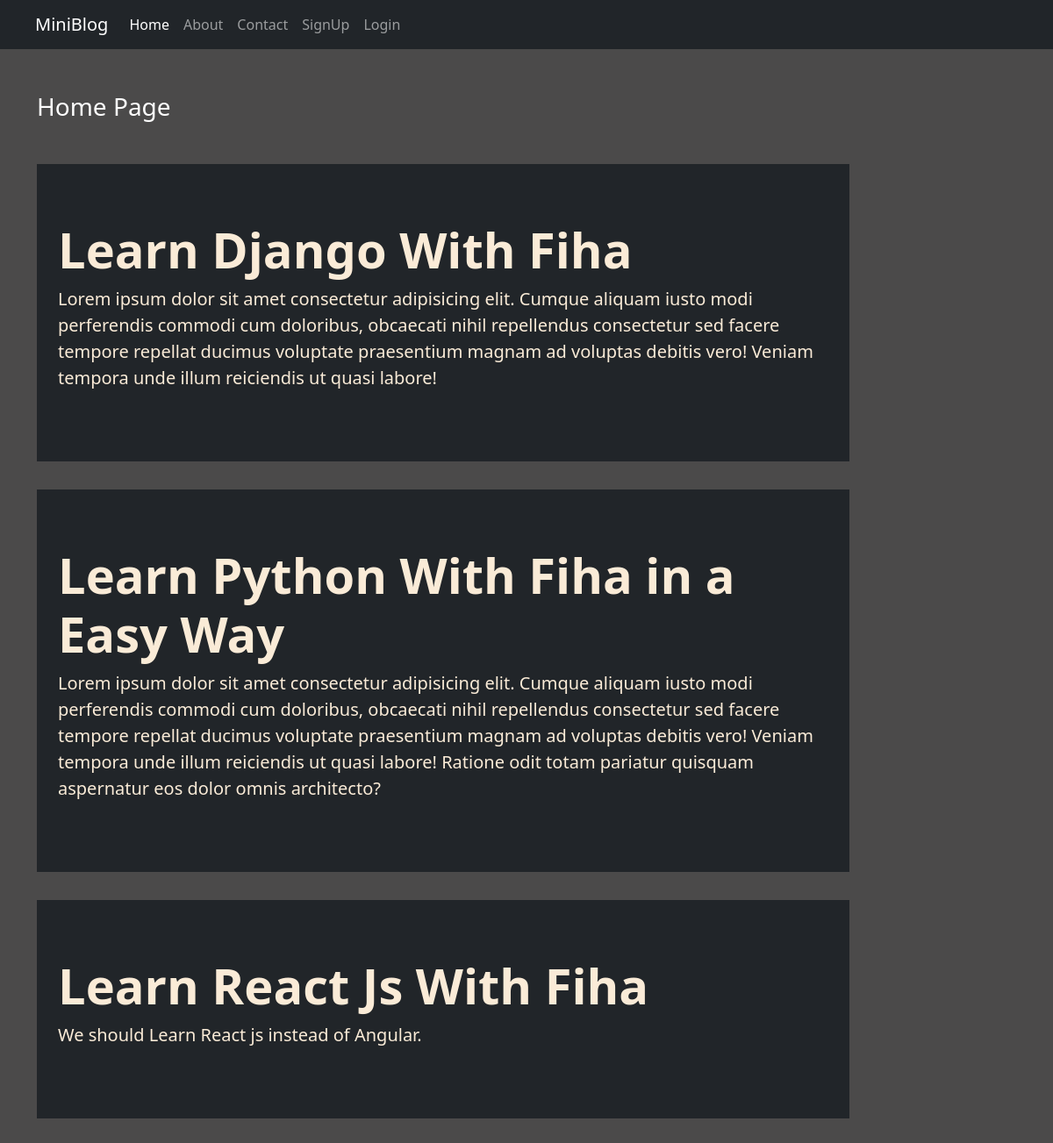
The page / on the database its author committed.
### blog/models.py (models this page shows)
class Post(models.Model):
    title =models.CharField(max_length=150)
    desc= models.TextField()

### blog/views.py (the view)
# urls.py: path('',views.home,name='home'),
def home(request):
    posts= Post.objects.all()
    return render (request,'blog/home.html',{'posts':posts})

### blog/templates/blog/home.html
{% extends 'blog/base.html' %} {% load static %} {% block content %}
<div class="col-sm-10">
  <h3 class="text-white my-5">Home Page</h3>
{% for post in posts  %}
  <div class="jumbotron jumbotron-fluid bg-dark">
    <div class="container">
      <h1 class="display-4 font-weight-bold">{{post.title}}</h1>
      <p class="lead">
        {{post.desc}}
      </p>
    </div>
  </div>
{% endfor %}
</div>
{% endblock content %}

### blog/static/blog/css/style.css (style rules this page uses)
body { background-color: rgb(75, 74, 74); color: antiquewhite; }

### rows shown on the page
Post: title "Learn Django With Fiha", desc "Lorem ipsum dolor sit amet consectetur adipisicing elit. Cumque aliquam iusto modi perferendis commodi cum doloribus, obcaecati nihil repellendus consectetur sed facere tempore repellat ducimus voluptate praesentium magnam ad voluptas debitis vero! Veniam tempora unde illum reiciendis ut quasi labore!"
Post: title "Learn Python With Fiha in a Easy Way", desc "Lorem ipsum dolor sit amet consectetur adipisicing elit. Cumque aliquam iusto modi perferendis commodi cum doloribus, obcaecati nihil repellendus consectetur sed facere tempore repellat ducimus voluptate praesentium magnam ad voluptas debitis vero! Veniam tempora unde illum reiciendis ut quasi labore! Ratione odit totam pariatur quisquam aspernatur eos dolor omnis architecto?"
Post: title "Learn React Js With Fiha", desc "We should Learn React js instead of Angular."
